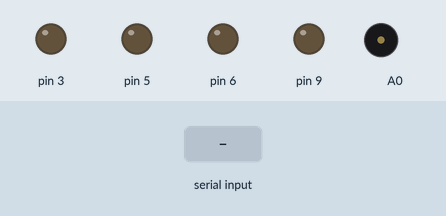
The sketch below on a simulated Arduino Uno, built with avr-gcc and run on an emulated ATmega328P. On the bench: output pins drawn as LEDs (lit = HIGH), buzzer (waves = sounding). The test bench sets the inputs (shaded band).

Above: at 1.2 s.
1.3 s: "w" received over Serial
At 2.4 s:
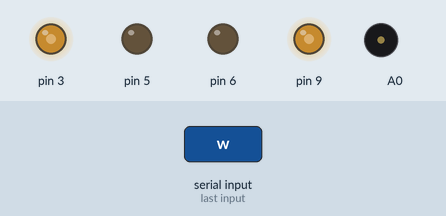
2.8 s: "s" received over Serial
At 3.5 s:
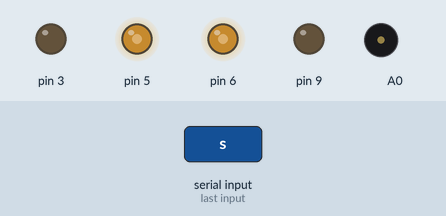
4.3 s: "a" received over Serial
At 4.7 s:
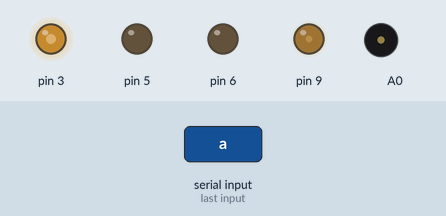
5.8 s: "d" received over Serial
At 7.0 s:
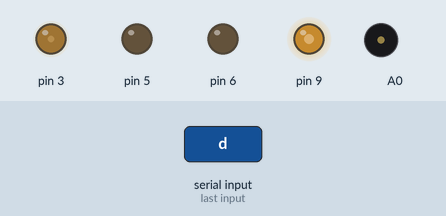
7.3 s: "z" received over Serial
At 8.1 s:
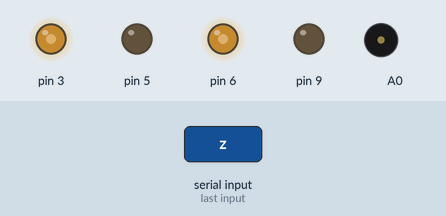
8.8 s: "x" received over Serial
At 9.3 s:
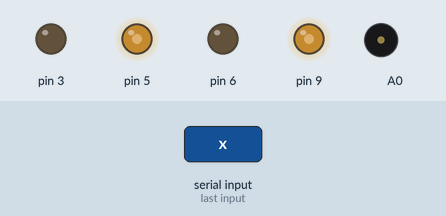
Timing chart, 0 to 11.3 s (numbered marks = the images above; inputs shaded):
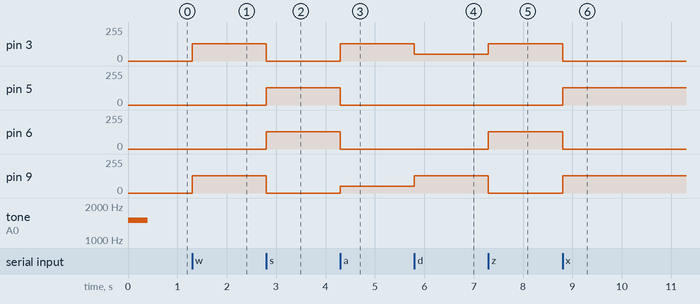

The sketch:

car.ino
```cpp
#include "SR04.h"
#define TRIG_PIN 10
#define ECHO_PIN 11
SR04 sr04 = SR04(ECHO_PIN, TRIG_PIN);

unsigned char val, val1;
int s = 128, a = 0, b = 0;
long d;

void setup() {
  Serial.begin(57600);
  tone(A0, 1500, 400); //开机响一声

}

void loop() {


  if (Serial.available() > 0)
  {
    val = Serial.read();
  }
  switch (val)
  {
    case 'c':
      Serial.print("Distance = ");
      d = sr04.Distance();
      Serial.print(d);
      Serial.println("cm"); val = "";
      break;                //pc端发送字符c，若返回testOk，说明连接正常
    case 'w':
      up(s);
      val1 = val;
      break;                //按下w键，小车直行
    case 's':
      down(s);
      val1 = val;
      break;                //按下s键，小车后退
    case 'a':
      left(s);
      break;                //按下a键，向后左转
    case 'd':
      right(s);
      break;                 //按下d键，向后右转
    case 'q':
      s = s + 10;
      if (s > 255)
      {
        s = 255;
      }
      Serial.println("Speed = ");
      Serial.println(s);
      val = "";
      break;                  //按下q键，速度加
    case 'e':
      s = s - 10;
      if (s < 0)
      {
        s = 0;
      }
      Serial.println("Speed = ");
      Serial.println(s);
      val = "";
      break;                    //按下e键，速度减
    case 'z':
      rollleft(s);
      break;                    //按下z键，向后左转
    case 'x':
      rollright(s);
      break;                       //按下x键，向后右转
    case 'r':
      tone(A0, 2000);
      break;                        //喇叭
    case 't':
      noTone(A0);
      break;
    case 'f':
      motorstop();
      val1 = val;
      break;                           //未接收到数据时，小车停止
    case 'g':
      val = val1;
      val1 = "";
      break;
    case 'j':
      b = 1;
      val = "";
      break;
    case 'b':
      a = 0;
      val = "";
      break;
    case 'n':
      a = 1;
      val = "";
      break;
  }

  if (a == 1)           //避障模式
  {
    d = sr04.Distance();

    if (d < 15 )
    {
      rollright(130);
      tone(A0, 2000, 50);
      delay(300);
      if (d > 15)
        motorstop();
    }
  }

  while (b == 1)     //全自动模式，尚未完善
  {
    up(s);
    d = sr04.Distance();
    if (d < 20 && a == 1)
    {
      rollright(s);
      tone(A0, 2500, 20);
      delay(20);
    }
    val = Serial.read();
    if (val == 'h')
    {
      b = 0;
    }
  }

}

void up(int v)
{
  analogWrite(3, v);
  analogWrite(5, 0); //右轮
  analogWrite(6, 0);
  analogWrite(9, v); //左轮
}

void down(int v)
{
  analogWrite(3, 0);
  analogWrite(5, v);
  analogWrite(6, v);
  analogWrite(9, 0);
}

void left(int v)
{
  analogWrite(3, v);
  analogWrite(5, 0);
  analogWrite(6, 0);
  analogWrite(9, v / 2.5);
}

void right(int v)
{
  analogWrite(3, v / 2.5);
  analogWrite(5, 0);
  analogWrite(6, 0);
  analogWrite(9, v);
}

void motorstop(void)
{
  analogWrite(3, 0);
  analogWrite(5, 0);
  analogWrite(6, 0);
  analogWrite(9, 0);
}

void rollleft(int v)
{
  analogWrite(3, v);
  analogWrite(5, 0);
  analogWrite(6, v);
  analogWrite(9, 0);
}

void rollright(int v)
{
  analogWrite(3, 0);
  analogWrite(5, v);
  analogWrite(6, 0);
  analogWrite(9, v);
}
```

Measured:
- after the input at 1.3 s, pin 3, pin 9: 0/255 → 128/255 at once
- after the input at 2.8 s, pin 3, pin 9: 128/255 → 0/255 at once; pin 5, pin 6: 0/255 → 128/255 at once
- after the input at 4.3 s, pin 3: 0/255 → 128/255 at once; pin 5, pin 6: 128/255 → 0/255 at once; pin 9: 0/255 → 51/255 at once
- after the input at 5.8 s, pin 3: 128/255 → 51/255 at once; pin 9: 51/255 → 128/255 at once
- after the input at 7.3 s, pin 3: 51/255 → 128/255 at once; pin 6: 0/255 → 128/255 at once; pin 9: 128/255 → 0/255 at once
- after the input at 8.8 s, pin 3, pin 6: 128/255 → 0/255 at once; pin 5, pin 9: 0/255 → 128/255 at once
